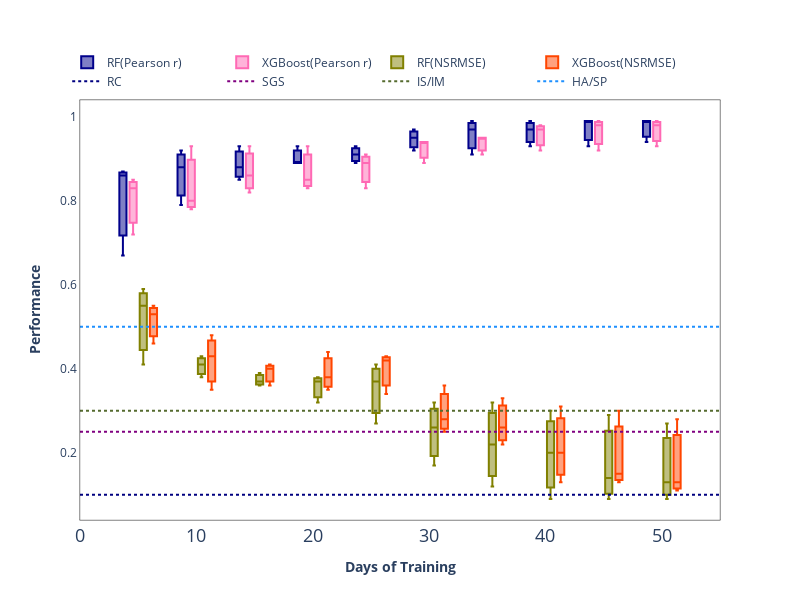

The notebook cell this image was saved under:
### Code cell
fig = go.Figure()
x = x
fig.add_trace(go.Box(
  
    # defining y axis in corresponding
    # to x-axis
    y=RF_P,
    x=x,
    name='RF(Pearson r)',
    marker_color='darkblue',
    showlegend=True
))
fig.add_trace(go.Box(
    y=XGBoost_P,
    x=x,
    name='XGBoost(Pearson r)',
    marker_color='hotpink',
    showlegend=True

))

fig.add_trace(go.Box(
  
    # defining y axis in corresponding
    # to x-axis
    y=RF_R,
    x=x,
    name='RF(NSRMSE)',
    marker_color='olive',
    showlegend=True
))
fig.add_trace(go.Box(
    y=XGBoost_R,
    x=x,
    name='XGBoost(NSRMSE)',
    marker_color='orangered',
    showlegend=True

))
fig.add_trace(go.Scatter(x=X,
                y=Reg, 
                name="RC",
                mode = 'lines',
                #marker_color='dodgerblue',
                line = dict(shape = 'linear',width = 2, color = 'navy', dash = 'dot'),
                connectgaps = True,
                showlegend=True
                        ))
fig.add_trace(go.Scatter(x=X,
                y=Spatial, 
                name="SGS",
                mode = 'lines',
                #marker_color='dodgerblue',
                line = dict(shape = 'linear',width = 2, color = 'purple', dash = 'dot'),
                connectgaps = True,
                showlegend=True
                    
                        ))
fig.add_trace(go.Scatter(x=X,
                y=Intervention, 
                name="IS/IM",
                mode = 'lines',
                #marker_color='dodgerblue',
                line = dict(shape = 'linear',width = 2, color = 'darkolivegreen', dash = 'dot'),
                connectgaps = True,
                showlegend=True
                
                        ))
fig.add_trace(go.Scatter(x=X,
                y=Hs_and_sp, 
                name="HA/SP",
                    
                mode = 'lines',
                #marker_color='dodgerblue',
                line = dict(shape = 'linear',width = 2, color = 'dodgerblue', dash = 'dot'),
                connectgaps = True,
                showlegend=True
               
                        ))
fig.update_layout(autosize=False,
                   #title={'text': "<b>CO Seasonal Calibration Scheme</b>",
        #'y':0.83,
        #'x':0.5,
        #'xanchor': 'center',
        #'yanchor': 'top'}, 
    width=800,
    height=600,
     legend=dict( yanchor="bottom",
    y=1.01,
    x=-0.02,
    orientation="h"
),           
  
    # group together boxes of the different
    # traces for each value of x
    boxmode='group',
                  plot_bgcolor='rgba(0,0,0,0)'
)

fig.update_xaxes(title_text="<b>Days of Training</b>",tickfont = dict(size=18), linecolor='black',
                 mirror=True,linewidth=0.5)
fig.update_yaxes(title_text="<b>Performance</b>",linecolor='black',
                 mirror=True,linewidth=0.5)
fig.show()
chart_studio.plotly.sign_in('vinylango', 'gybbJVWfRSUoTcRRSa6J')
chart_studio.plotly.image.save_as(fig, filename='models_boxplot.png')
Image('models_boxplot.png')

### Figure 1 — Plotly figure (JSON) as saved in the notebook; plotly's stock layout.template omitted (floating-point values rounded to 4 significant figures)
{"data": [{"marker": {"color": "darkblue"}, "name": "RF(Pearson r)", "showlegend": true, "type": "box", "x": ["5", "5", "5", "10", "10", "10", "15", "15", "15", "20", "20", "20", "25", "25", "25", "30", "30", "30", "35", "35", "35", "40", "40", "40", "45", "45", "45", "50", "50", "50"], "y": [0.86, 0.87, 0.67, 0.92, 0.88, 0.79, 0.93, 0.88, 0.85, 0.93, 0.89, 0.89, 0.91, 0.89, 0.93, 0.95, 0.92, 0.97, 0.97, 0.91, 0.99, 0.97, 0.93, 0.99, 0.99, 0.93, 0.99, 0.99, 0.94, 0.99]}, {"marker": {"color": "hotpink"}, "name": "XGBoost(Pearson r)", "showlegend": true, "type": "box", "x": ["5", "5", "5", "10", "10", "10", "15", "15", "15", "20", "20", "20", "25", "25", "25", "30", "30", "30", "35", "35", "35", "40", "40", "40", "45", "45", "45", "50", "50", "50"], "y": [0.85, 0.83, 0.72, 0.93, 0.8, 0.78, 0.93, 0.86, 0.82, 0.93, 0.83, 0.85, 0.91, 0.83, 0.89, 0.94, 0.89, 0.94, 0.95, 0.91, 0.95, 0.97, 0.92, 0.98, 0.99, 0.92, 0.98, 0.99, 0.93, 0.98]}, {"marker": {"color": "olive"}, "name": "RF(NSRMSE)", "showlegend": true, "type": "box", "x": ["5", "5", "5", "10", "10", "10", "15", "15", "15", "20", "20", "20", "25", "25", "25", "30", "30", "30", "35", "35", "35", "40", "40", "40", "45", "45", "45", "50", "50", "50"], "y": [0.55, 0.41, 0.59, 0.41, 0.38, 0.43, 0.37, 0.39, 0.36, 0.37, 0.38, 0.32, 0.41, 0.37, 0.27, 0.26, 0.32, 0.17, 0.22, 0.32, 0.12, 0.2, 0.3, 0.09, 0.14, 0.29, 0.09, 0.13, 0.27, 0.09]}, {"marker": {"color": "orangered"}, "name": "XGBoost(NSRMSE)", "showlegend": true, "type": "box", "x": ["5", "5", "5", "10", "10", "10", "15", "15", "15", "20", "20", "20", "25", "25", "25", "30", "30", "30", "35", "35", "35", "40", "40", "40", "45", "45", "45", "50", "50", "50"], "y": [0.55, 0.46, 0.53, 0.35, 0.48, 0.43, 0.36, 0.4, 0.41, 0.35, 0.44, 0.38, 0.42, 0.43, 0.34, 0.28, 0.36, 0.25, 0.26, 0.33, 0.22, 0.2, 0.31, 0.13, 0.15, 0.3, 0.13, 0.11, 0.28, 0.13]}, {"connectgaps": true, "line": {"color": "navy", "dash": "dot", "shape": "linear", "width": 2}, "mode": "lines", "name": "RC", "showlegend": true, "type": "scatter", "x": ["0", "0", "0", "5", "5", "5", "10", "10", "10", "15", "15", "15", "20", "20", "20", "25", "25", "25", "30", "30", "30", "35", "35", "35", "40", "40", "40", "45", "45", "45", "50", "50", "50", "55", "55", "55"], "y": [0.1, 0.1, 0.1, 0.1, 0.1, 0.1, 0.1, 0.1, 0.1, 0.1, 0.1, 0.1, 0.1, 0.1, 0.1, 0.1, 0.1, 0.1, 0.1, 0.1, 0.1, 0.1, 0.1, 0.1, 0.1, 0.1, 0.1, 0.1, 0.1, 0.1, 0.1, 0.1, 0.1, 0.1, 0.1, 0.1]}, {"connectgaps": true, "line": {"color": "purple", "dash": "dot", "shape": "linear", "width": 2}, "mode": "lines", "name": "SGS", "showlegend": true, "type": "scatter", "x": ["0", "0", "0", "5", "5", "5", "10", "10", "10", "15", "15", "15", "20", "20", "20", "25", "25", "25", "30", "30", "30", "35", "35", "35", "40", "40", "40", "45", "45", "45", "50", "50", "50", "55", "55", "55"], "y": [0.25, 0.25, 0.25, 0.25, 0.25, 0.25, 0.25, 0.25, 0.25, 0.25, 0.25, 0.25, 0.25, 0.25, 0.25, 0.25, 0.25, 0.25, 0.25, 0.25, 0.25, 0.25, 0.25, 0.25, 0.25, 0.25, 0.25, 0.25, 0.25, 0.25, 0.25, 0.25, 0.25, 0.25, 0.25, 0.25]}, {"connectgaps": true, "line": {"color": "darkolivegreen", "dash": "dot", "shape": "linear", "width": 2}, "mode": "lines", "name": "IS/IM", "showlegend": true, "type": "scatter", "x": ["0", "0", "0", "5", "5", "5", "10", "10", "10", "15", "15", "15", "20", "20", "20", "25", "25", "25", "30", "30", "30", "35", "35", "35", "40", "40", "40", "45", "45", "45", "50", "50", "50", "55", "55", "55"], "y": [0.3, 0.3, 0.3, 0.3, 0.3, 0.3, 0.3, 0.3, 0.3, 0.3, 0.3, 0.3, 0.3, 0.3, 0.3, 0.3, 0.3, 0.3, 0.3, 0.3, 0.3, 0.3, 0.3, 0.3, 0.3, 0.3, 0.3, 0.3, 0.3, 0.3, 0.3, 0.3, 0.3, 0.3, 0.3, 0.3]}, {"connectgaps": true, "line": {"color": "dodgerblue", "dash": "dot", "shape": "linear", "width": 2}, "mode": "lines", "name": "HA/SP", "showlegend": true, "type": "scatter", "x": ["0", "0", "0", "5", "5", "5", "10", "10", "10", "15", "15", "15", "20", "20", "20", "25", "25", "25", "30", "30", "30", "35", "35", "35", "40", "40", "40", "45", "45", "45", "50", "50", "50", "55", "55", "55"], "y": [0.5, 0.5, 0.5, 0.5, 0.5, 0.5, 0.5, 0.5, 0.5, 0.5, 0.5, 0.5, 0.5, 0.5, 0.5, 0.5, 0.5, 0.5, 0.5, 0.5, 0.5, 0.5, 0.5, 0.5, 0.5, 0.5, 0.5, 0.5, 0.5, 0.5, 0.5, 0.5, 0.5, 0.5, 0.5, 0.5]}], "layout": {"autosize": false, "boxmode": "group", "height": 600, "legend": {"orientation": "h", "x": -0.02, "y": 1.01, "yanchor": "bottom"}, "plot_bgcolor": "rgba(0,0,0,0)", "width": 800, "xaxis": {"linecolor": "black", "linewidth": 0.5, "mirror": true, "tickfont": {"size": 18}, "title": {"text": "<b>Days of Training</b>"}}, "yaxis": {"linecolor": "black", "linewidth": 0.5, "mirror": true, "title": {"text": "<b>Performance</b>"}}}}
